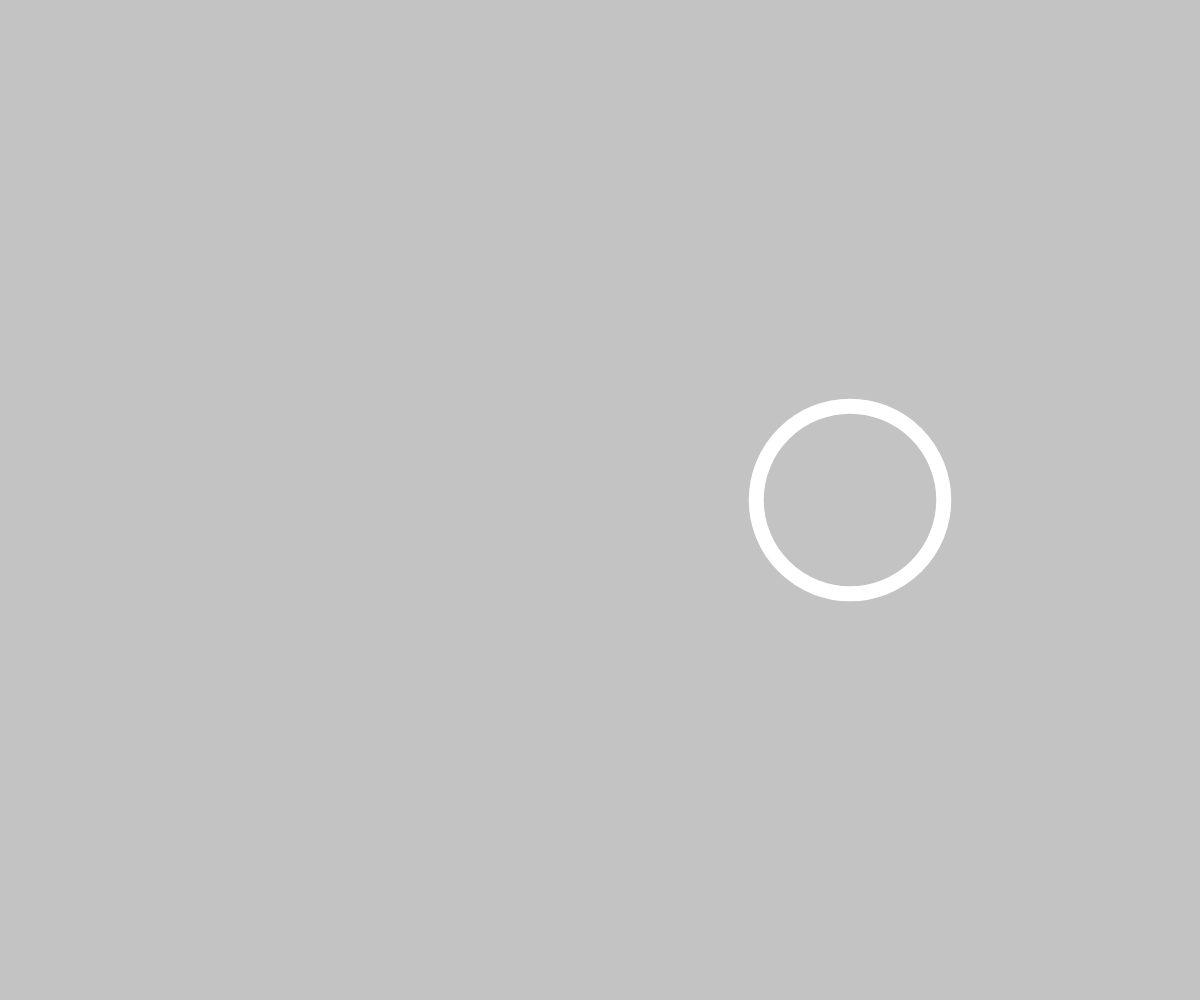
Frame 1 (no input)
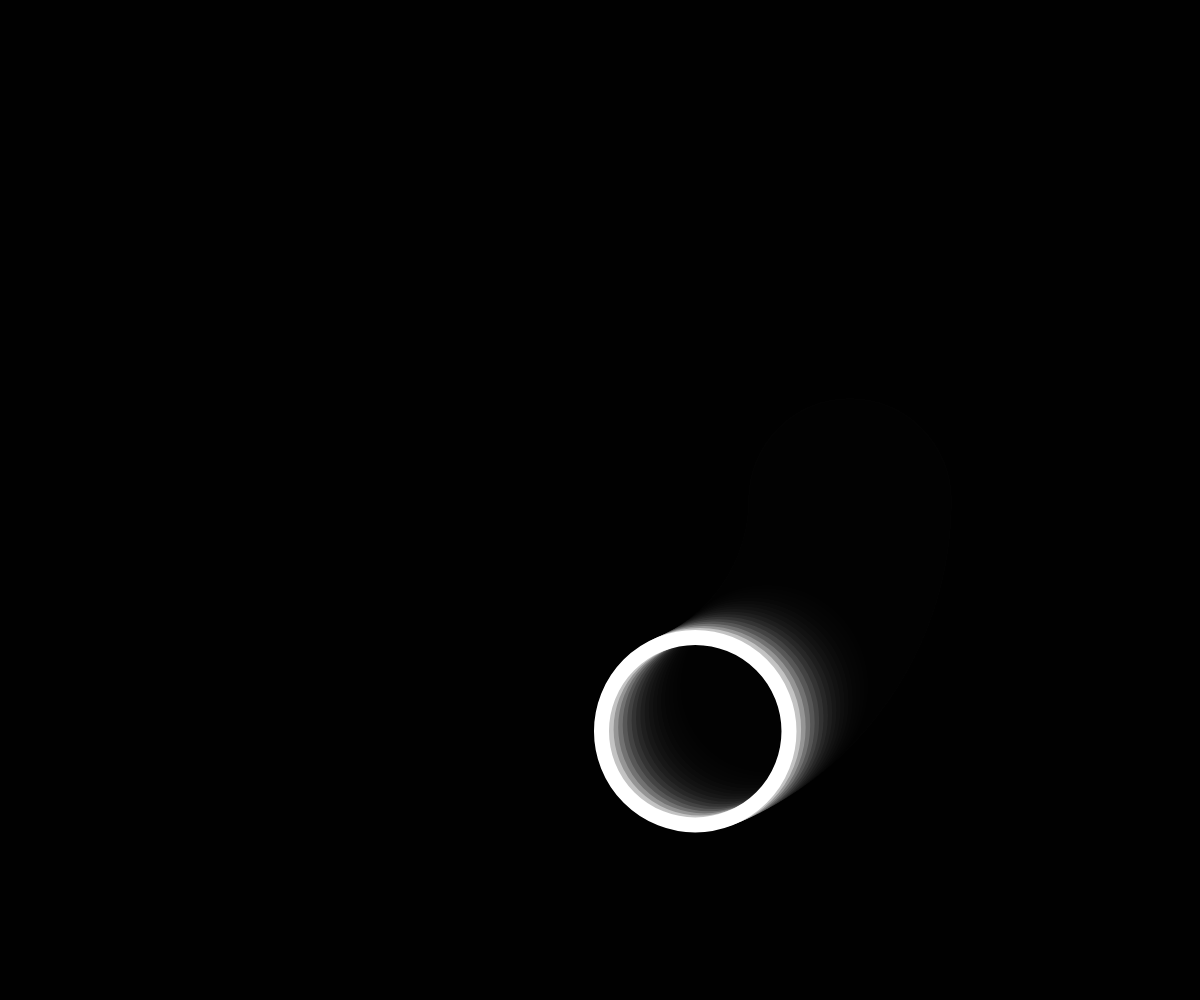
Frame 60 (no input)
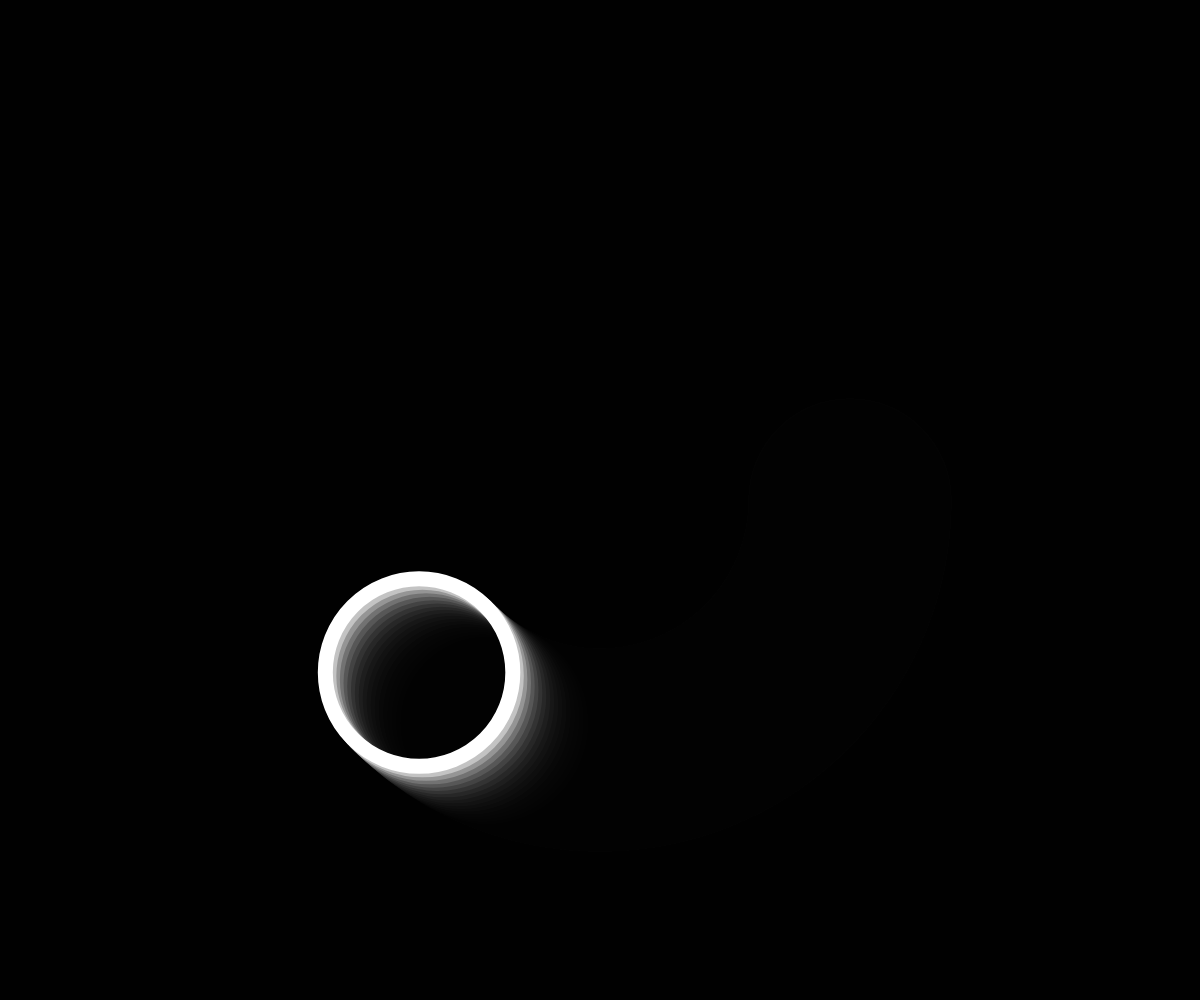
Frame 120 (the mouse pressed at the canvas centre since frame 60)

The p5.js sketch that drew these frames (run headless with seeded random() and noise() and a simulated clock; from frame 60 on, the mouse is pressed at the canvas centre):

// p5.js sketch
// ── sketch.js
/*
Based on p5.js demos by Matt DesLauriers
https://github.com/mattdesl/workshop-p5-intro

The MIT License (MIT) Copyright (c) 2019 Matt DesLauriers

Permission is hereby granted, free of charge, to any person obtaining a copy of this software and associated documentation files (the "Software"), to deal in the Software without restriction, including without limitation the rights to use, copy, modify, merge, publish, distribute, sublicense, and/or sell copies of the Software, and to permit persons to whom the Software is furnished to do so, subject to the following conditions:

The above copyright notice and this permission notice shall be included in all copies or substantial portions of the Software.

THE SOFTWARE IS PROVIDED "AS IS", WITHOUT WARRANTY OF ANY KIND, EXPRESS OR IMPLIED, INCLUDING BUT NOT LIMITED TO THE WARRANTIES OF MERCHANTABILITY, FITNESS FOR A PARTICULAR PURPOSE AND NONINFRINGEMENT. IN NO EVENT SHALL THE AUTHORS OR COPYRIGHT HOLDERS BE LIABLE FOR ANY CLAIM, DAMAGES OR OTHER LIABILITY, WHETHER IN AN ACTION OF CONTRACT, TORT OR OTHERWISE, ARISING FROM, OUT OF OR IN CONNECTION WITH THE SOFTWARE OR THE USE OR OTHER DEALINGS IN THE SOFTWARE.
*/

//set intitial angle is 0
let angle = 0;

function setup() {
  createCanvas(windowWidth, windowHeight);
  noFill();
  stroke(255);
}

function windowResized() {
  //resize the canvas if the window size changes
  resizeCanvas(windowWidth, windowHeight);
  //black background
  background(0);
}

function draw() {
  // Apply a black background with 25 transparency to gradually fade the previous frame,  creating an afterimage effect that makes the motion trail visible
  background(0, 60);

  // Move the origin to the canvas center
  translate(width / 2, height / 2);

  let minDimension = min(width, height);

  // Set the stroke weight of the circle, adjusting it based on canvas size
  strokeWeight(minDimension * 0.015);

  // Set the radius of the circle
  let radius = minDimension * 0.25;

  // Circle motion: rotating around the canvas center
  // x moves left and right with a fixed radius
  let x = cos(angle) * radius;

  // y moves up and down with a fixed radius
  let y = sin(angle) * radius;
  // Combining x and y creates a circular rotation around the canvas center

  // Draw the circle
  circle(x, y, radius * 0.75);
  
  
  // The angle controls the results of cos(angle) and sin(angle), increasing by 0.02 per frame to make the small circle rotate smoothly in a clockwise motion
  angle += 0.02;
}
